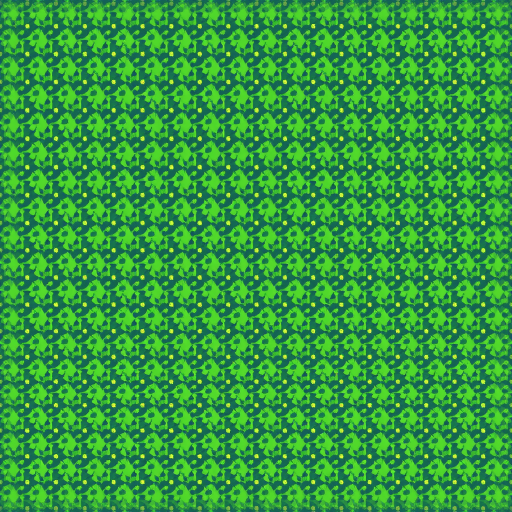
#> input picture assets/terrain/plains/pixel_dry_1.png, 1024 x 1024 px (shown at 1/2 size)
$ python make_tileable.py pixel_dry_1.png pixel_dry_2.png 5
#> lines starting #> are read from the running program, lines starting #| are printed output that depends on the picture
#> in main, base is the input picture: PIL image 1024x1024 RGB; mean R, G, B 50.1, 154, 63.1
"""Make a ground texture tile: cross-fade each edge band with the opposite edge.

Why this works, in one line: a seam exists because the leftmost column does not match the rightmost.
Fading a narrow band on each edge toward its opposite makes those two columns *equal at the boundary*,
so the texture meets itself - at the cost of a slightly softer edge band, which at 16 pixels on a
1024 tile nobody will ever see.

What it does NOT do: invent detail, rotate, crop or resample. The middle of the art is untouched.

Usage:  python make_tileable.py <in.png> <out.png> [band_px]
"""

import sys
import os
import io

from PIL import Image


def seam_score(image: Image.Image) -> float:
    """How well the texture meets itself: the difference across the wrap seam against the same
    comparison in the middle. 1.0 means the seam is like any other pair of neighbouring columns."""
    width, height = image.size
    grey = image.convert("L")

    def column_gap(a: int, b: int) -> float:
        pa = list(grey.crop((a, 0, a + 1, height)).getdata())
        pb = list(grey.crop((b, 0, b + 1, height)).getdata())
        return sum(abs(x - y) for x, y in zip(pa, pb)) / float(height)

    return column_gap(0, width - 1) / max(0.001, column_gap(width // 2, width // 2 + 1))


def make_tileable(source: Image.Image, band: int) -> Image.Image:
#> called with band = 5
    image = source.convert("RGB").copy()
    width, height = image.size
#> width = 1024; height = 1024
    band = max(1, min(band, width // 4, height // 4))
#> band = 5

    # --- horizontal: fade the left band toward the right edge, and the right band toward the left
    left = image.crop((0, 0, band, height))
    right = image.crop((width - band, 0, width, height))
    for x in range(band):
        # The column at depth x pairs with the column at depth x from the OTHER edge - column 0 with
        # column W-1, column 1 with W-2 - because those are the two the wrap actually joins. The first
        # version paired each edge with the band beside it instead, thirty-one columns from the seam,
        # and made the seam worse: 4.85 became 7.18.
        #
        # Both edges get the same treatment, so at depth zero both become the same average and the
        # seam is equal by construction. t fades the change out across the band.
        t = 1.0 - (float(x) / float(band))
        opposite = width - 1 - x
        blended_left = Image.blend(image.crop((x, 0, x + 1, height)),
                                   image.crop((opposite, 0, opposite + 1, height)), t * 0.5)
        blended_right = Image.blend(image.crop((opposite, 0, opposite + 1, height)),
                                    image.crop((x, 0, x + 1, height)), t * 0.5)
        image.paste(blended_left, (x, 0))
        image.paste(blended_right, (opposite, 0))

    # --- vertical: the same, top against bottom
    top = image.crop((0, 0, width, band))
    bottom = image.crop((0, height - band, width, height))
    for y in range(band):
        t = 1.0 - (float(y) / float(band))
        opposite = height - 1 - y
        blended_top = Image.blend(image.crop((0, y, width, y + 1)),
                                  image.crop((0, opposite, width, opposite + 1)), t * 0.5)
        blended_bottom = Image.blend(image.crop((0, opposite, width, opposite + 1)),
                                     image.crop((0, y, width, y + 1)), t * 0.5)
        image.paste(blended_top, (0, y))
        image.paste(blended_bottom, (0, opposite))
    return image


def main() -> None:
    source_path, out_path = sys.argv[1], sys.argv[2]
    band = int(sys.argv[3]) if len(sys.argv) > 3 else 16
    base = Image.open(source_path)
    fixed = make_tileable(base, band)
    fixed.save(out_path)

    before = seam_score(base)
#> in seam_score, `grey = image.convert("L")`:
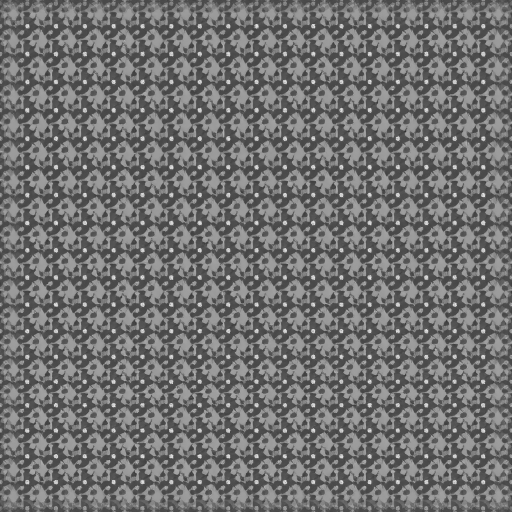
#> grey: PIL image 1024x1024 L (shown at 1/2 size); min 47, max 239, mean 112.6
#> in column_gap, `pa = list(grey.crop((a, 0, a + 1, height)).getdata())`: pa = 1024 values, max 210 at index 611, min 56 at index 583, mean 96.27
#> in column_gap, `pb = list(grey.crop((b, 0, b + 1, height)).getdata())`: pb has the same summary as pa
#> before = 0
    after = seam_score(fixed)
#> after = 0
    print("%-34s seam %.2f -> %.2f  (band %d px)" % (os.path.basename(source_path), before, after, band))
#| pixel_dry_1.png                    seam 0.00 -> 0.00  (band 5 px)

    # The proof a person can look at: three by three, so every seam in it is the one that was broken.
    width, height = fixed.size
#> width = 1024; height = 1024
    preview = Image.new("RGB", (width * 3, height * 3))
#> preview: PIL image 3072x3072 RGB; every value is 0
    for row in range(3):
        for col in range(3):
            preview.paste(fixed, (col * width, row * height))
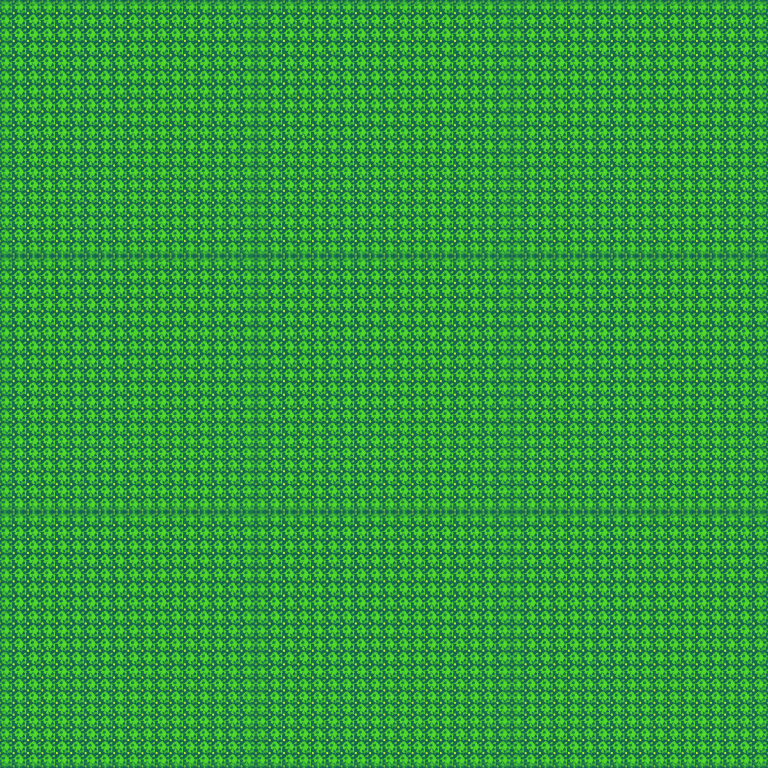
#> preview: PIL image 3072x3072 RGB (shown at 1/4 size); mean R, G, B 50.1, 154, 63.1
    preview = preview.resize((600, 600), Image.LANCZOS)
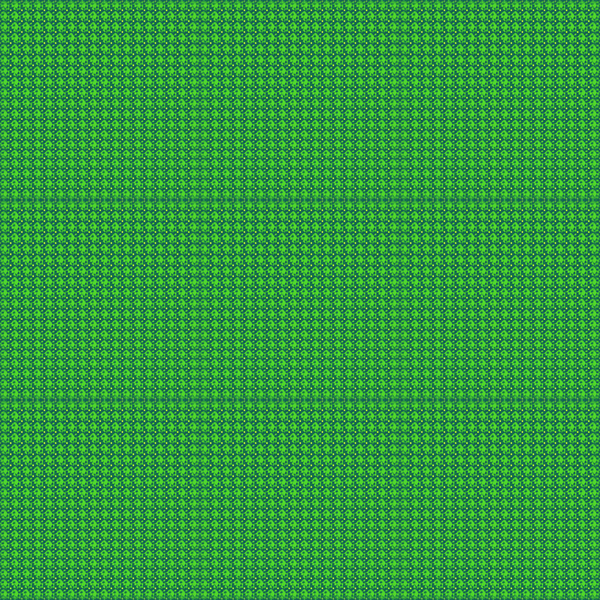
#> preview: PIL image 600x600 RGB; mean R, G, B 50.1, 154, 63.1
    preview.save(out_path.replace(".png", "_tiled3x3.png"))


main()

$ run again, on assets/terrain/plains/pixel_dry_3.png
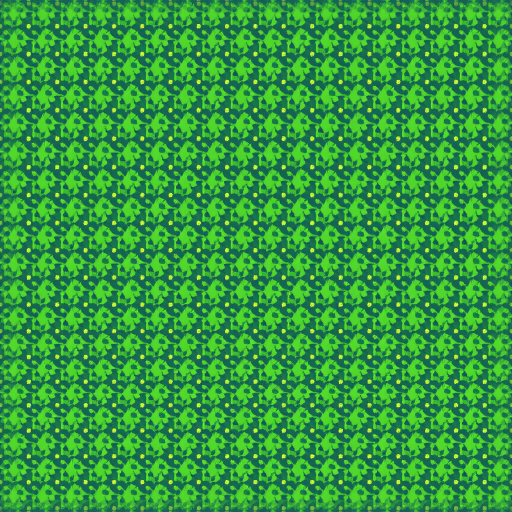
#> input picture assets/terrain/plains/pixel_dry_3.png, 1024 x 1024 px (shown at 1/2 size)
#> in main, base is the input picture: PIL image 1024x1024 RGB; mean R, G, B 50.1, 154, 63.1
#> in seam_score, `grey = image.convert("L")`:
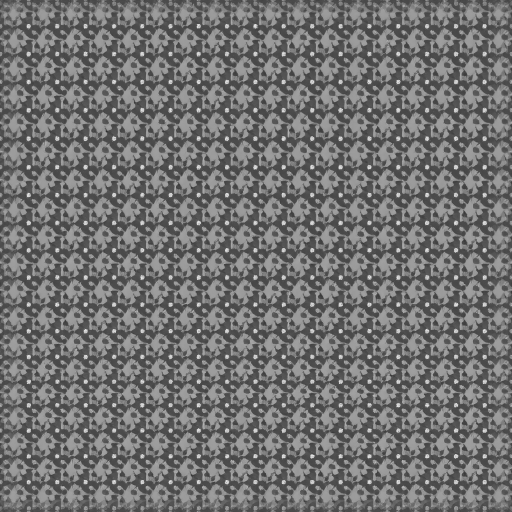
#> grey: PIL image 1024x1024 L (shown at 1/2 size); min 47, max 239, mean 112.6
#> pa = 1024 values, max 210 at index 611, min 56 at index 583, mean 96.27
#> pb has the same summary as pa
#> before = 0
#| pixel_dry_3.png                    seam 0.00 -> 0.00  (band 5 px)
#> in main, `preview = preview.resize((600, 600), Image.LANCZOS)`:
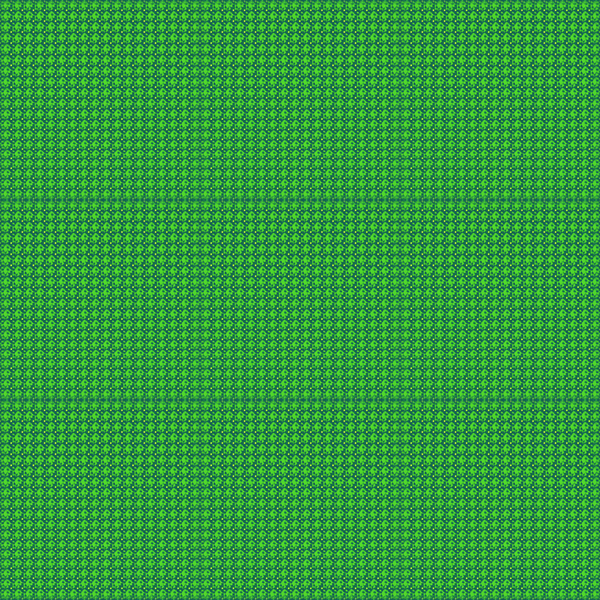
#> preview: PIL image 600x600 RGB; mean R, G, B 50.1, 154, 63.1

$ run again, on assets/terrain/plains/pixel_dry_4.png
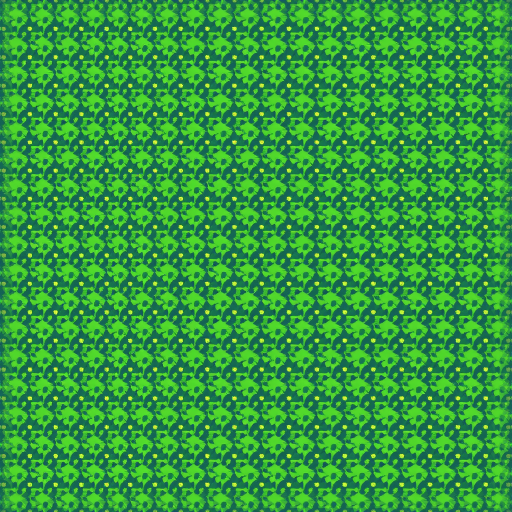
#> input picture assets/terrain/plains/pixel_dry_4.png, 1024 x 1024 px (shown at 1/2 size)
#> in main, base is the input picture: PIL image 1024x1024 RGB; mean R, G, B 50.1, 154, 63.1
#> in seam_score, `grey = image.convert("L")`:
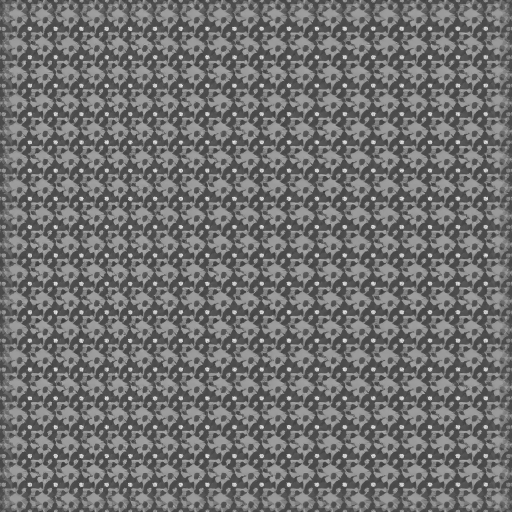
#> grey: PIL image 1024x1024 L (shown at 1/2 size); min 47, max 239, mean 112.6
#> pa = 1024 values, max 156 at index 774, min 64 at index 139, mean 91.78
#> pb has the same summary as pa
#> before = 0
#| pixel_dry_4.png                    seam 0.00 -> 0.00  (band 5 px)
#> in main, `preview = preview.resize((600, 600), Image.LANCZOS)`:
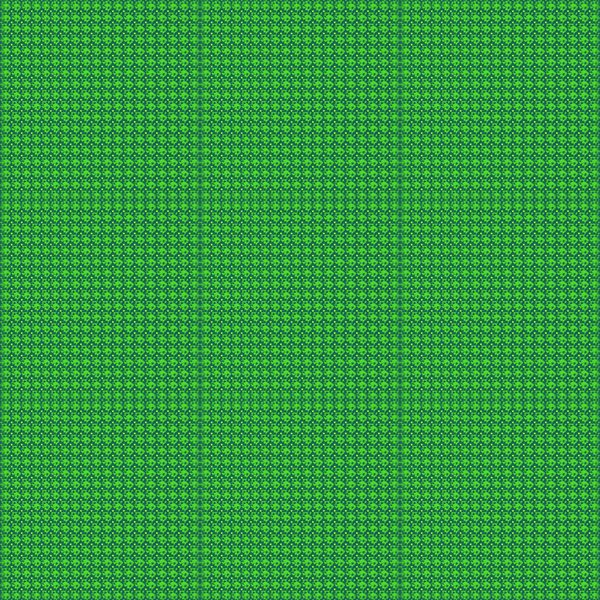
#> preview: PIL image 600x600 RGB; mean R, G, B 50.1, 154, 63.1

$ run again, on assets/terrain/plains/pixel_lush_1.png
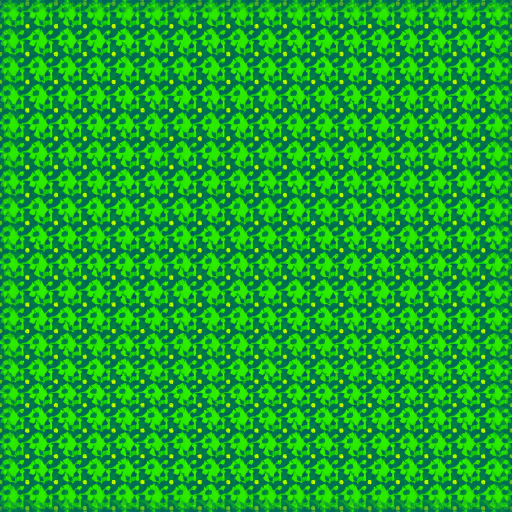
#> input picture assets/terrain/plains/pixel_lush_1.png, 1024 x 1024 px (shown at 1/2 size)
#> in main, base is the input picture: PIL image 1024x1024 RGB; mean R, G, B 22, 167.1, 40.9
#> pa = 1024 values, max 201 at index 810, min 54 at index 584, mean 93.38
#> pb has the same summary as pa
#> before = 0
#| pixel_lush_1.png                   seam 0.00 -> 0.00  (band 5 px)
#> after the loop in main, `for row in range(3):`:
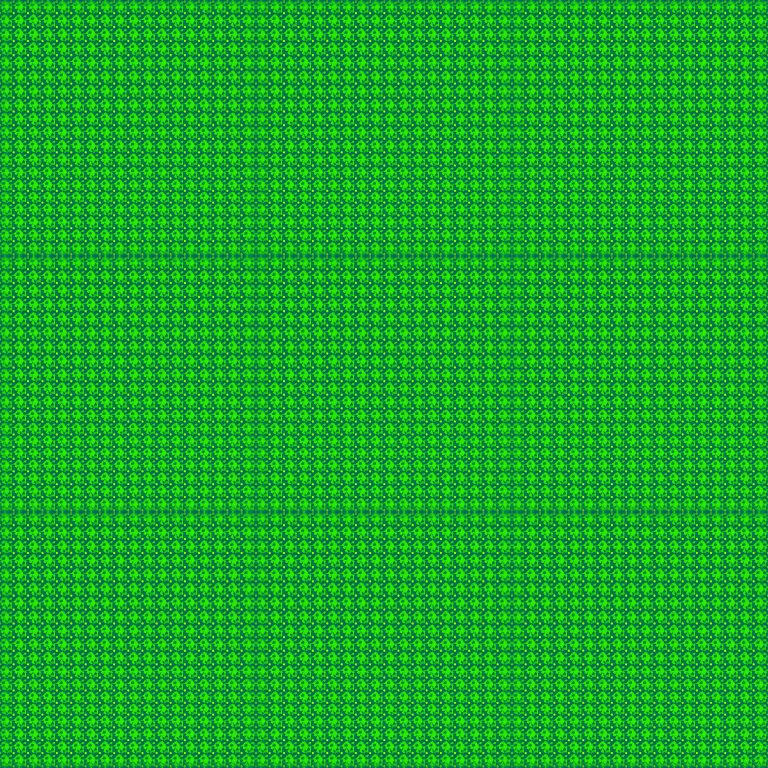
#> preview: PIL image 3072x3072 RGB (shown at 1/4 size); mean R, G, B 22, 167, 40.9
#> in main, `preview = preview.resize((600, 600), Image.LANCZOS)`:
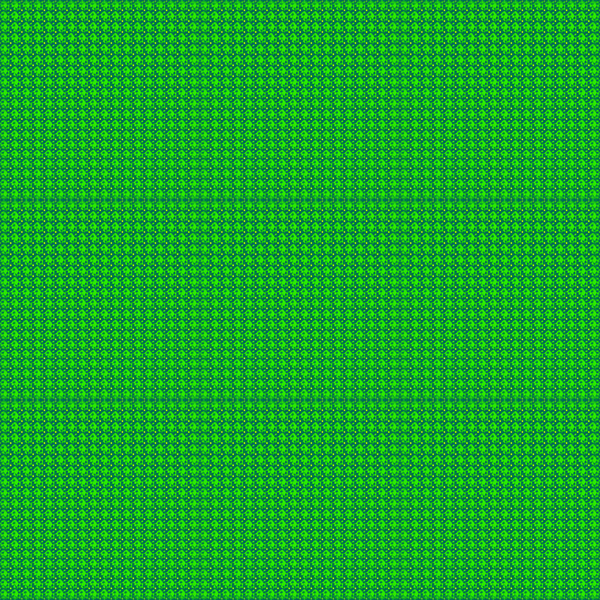
#> preview: PIL image 600x600 RGB; mean R, G, B 22.9, 167, 41.7
